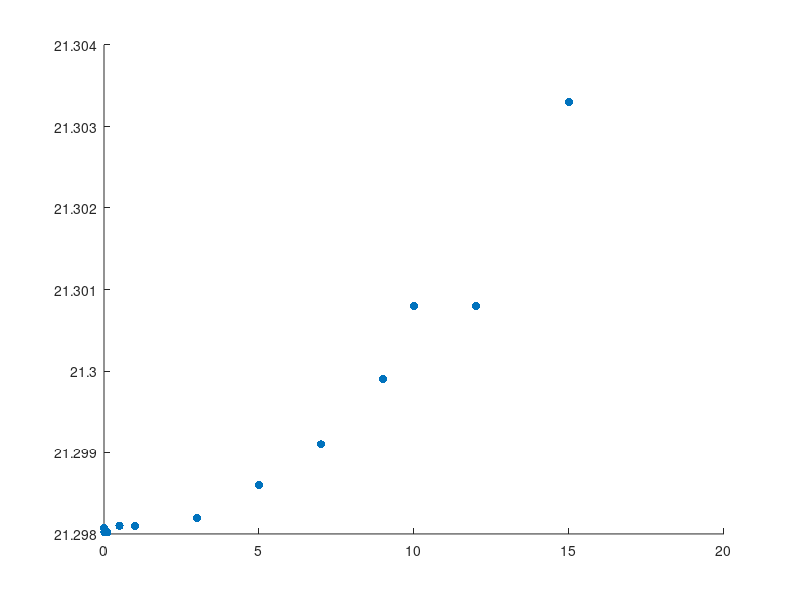

Here is the MATLAB script that generated this plot:
%% CP8 T3

gain   = [12 0.1 0.5 1 10 0.01 0.001 9 7 5 3 15]; 
kost   = [21.6284 21.3008 21.3120 21.3259 21.5738 21.2983 21.2981 21.5465 21.4916 21.4366 21.3813 21.7098]
a_ext  = [0.0097 0.01 0.01 0.01 0.0097 0.01 0.01 0.0098 0.0098 0.0099 0.0099 0.0096 ]
a_flex = [0.0176 0.0178 0.0178 0.0178 0.0176 0.0178 0.0178 0.0176 0.0177 0.0177 0.0178 0.0175]

J = kost - gain.*(a_ext + a_flex)

figure()
scatter(gain,J,'Filled')